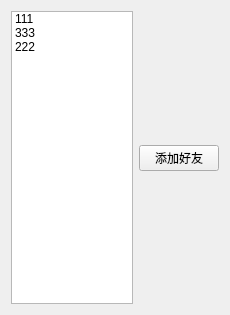
<?xml version="1.0" encoding="UTF-8"?>
<ui version="4.0">
 <class>Online</class>
 <widget class="QWidget" name="Online">
  <property name="geometry">
   <rect>
    <x>0</x>
    <y>0</y>
    <width>230</width>
    <height>315</height>
   </rect>
  </property>
  <property name="windowTitle">
   <string>Form</string>
  </property>
  <layout class="QVBoxLayout" name="verticalLayout_2">
   <item>
    <layout class="QHBoxLayout" name="horizontalLayout">
     <item>
      <widget class="QListWidget" name="listWidget">
       <item>
        <property name="text">
         <string>111</string>
        </property>
       </item>
       <item>
        <property name="text">
         <string>333</string>
        </property>
       </item>
       <item>
        <property name="text">
         <string>222</string>
        </property>
       </item>
      </widget>
     </item>
     <item>
      <layout class="QVBoxLayout" name="verticalLayout">
       <item>
        <spacer name="verticalSpacer">
         <property name="orientation">
          <enum>Qt::Vertical</enum>
         </property>
         <property name="sizeHint" stdset="0">
          <size>
           <width>20</width>
           <height>40</height>
          </size>
         </property>
        </spacer>
       </item>
       <item>
        <widget class="QPushButton" name="add_friend">
         <property name="text">
          <string>添加好友</string>
         </property>
        </widget>
       </item>
       <item>
        <spacer name="verticalSpacer_2">
         <property name="orientation">
          <enum>Qt::Vertical</enum>
         </property>
         <property name="sizeHint" stdset="0">
          <size>
           <width>20</width>
           <height>40</height>
          </size>
         </property>
        </spacer>
       </item>
      </layout>
     </item>
    </layout>
   </item>
  </layout>
 </widget>
 <resources/>
 <connections/>
</ui>
